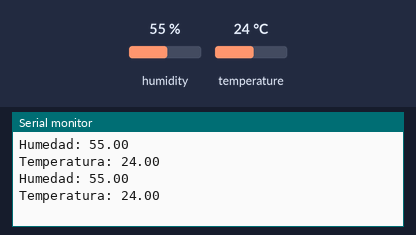
This sketch was run on a simulated ESP32. On the bench: the last lines printed to the serial monitor. The inputs (shaded band) are chosen by the test bench; at power-on: humidity 55 %, temperature 24 °C.

Above: at 2.8 s.
2.9 s: humidity set to 22 %
At 4.8 s:
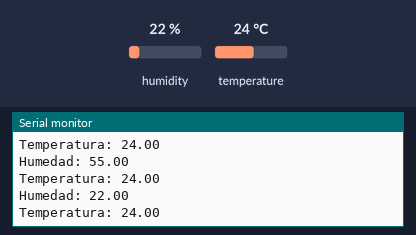
5.6 s: temperature set to 12 °C
At 6.6 s:
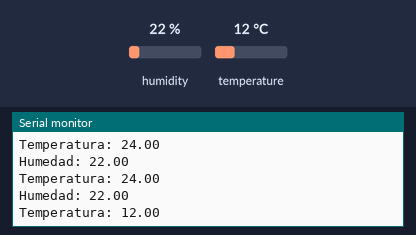
8.3 s: humidity set to 40 %
At 11.2 s:
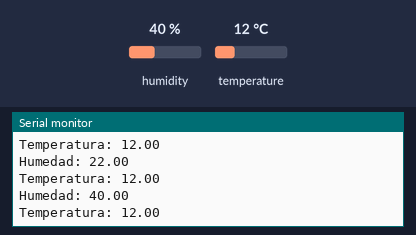
Timing chart, 0 to 12.7 s (numbered marks = the images above; inputs shaded):
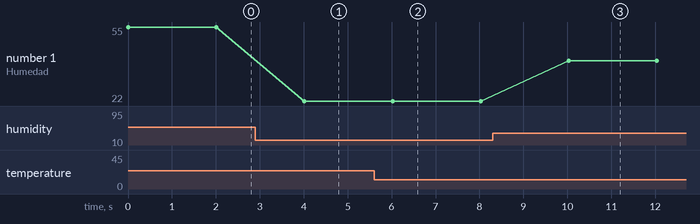

Measured:
- after the input at 2.9 s, the serial monitor: prints a new line after 1.1 s (image 1)
- after the input at 5.6 s, the serial monitor: prints a new line after 0.42 s (image 2)
- after the input at 8.3 s, the serial monitor: prints a new line after 1.7 s (image 3)
- plotted number 1: 55 → 22 after the input at 2.9 s, 22 → 40 after the input at 8.3 s

The sketch:

sketch.ino
```cpp
const int sensor = 27;
#include<DHT.h>
#define DHTYPE DHT22
DHT dht (sensor, DHTYPE);
void setup() {
  // put your setup code here, to run once:
  Serial.begin(115200);
  dht.begin();
}

void loop() {
 float humedad= dht.readHumidity();
 float temperatura= dht.readTemperature();

 if (isnan(humedad) || isnan(temperatura))
 {
  Serial.print("Fallo de lectura");
  delay(1000);
 }
 Serial.print("Humedad: ");
 Serial.println(humedad);
 Serial.print("Temperatura: ");
 Serial.println(temperatura);
 delay(2000);
}
```
